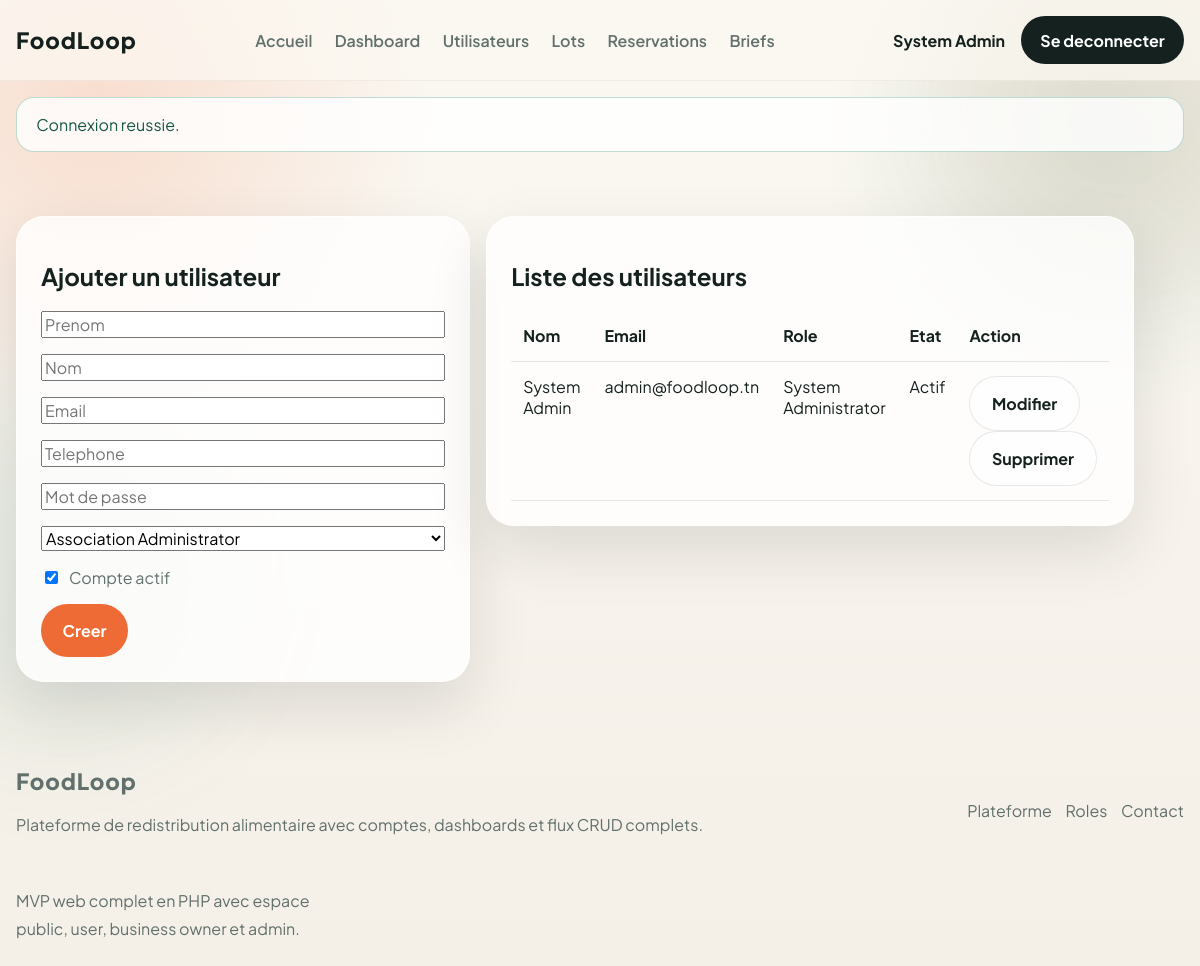
The page /index.php?route=admin/users (signed in) on the database its author committed.
### tables this page shows
CREATE TABLE users (
    id BIGINT UNSIGNED AUTO_INCREMENT PRIMARY KEY,
    role_id INT UNSIGNED NOT NULL,
    first_name VARCHAR(100) NOT NULL,
    last_name VARCHAR(100) NOT NULL,
    email VARCHAR(190) NOT NULL UNIQUE,
    password_hash VARCHAR(255) NOT NULL,
    phone VARCHAR(30) NULL,
    profile_image VARCHAR(255) NULL,
    is_active TINYINT(1) NOT NULL DEFAULT 1,
    last_login_at DATETIME NULL,
    created_at TIMESTAMP DEFAULT CURRENT_TIMESTAMP,
    updated_at TIMESTAMP DEFAULT CURRENT_TIMESTAMP ON UPDATE CURRENT_TIMESTAMP,
    CONSTRAINT fk_users_role FOREIGN KEY (role_id) REFERENCES roles(id)
);

CREATE TABLE roles (
    id INT UNSIGNED AUTO_INCREMENT PRIMARY KEY,
    code VARCHAR(50) NOT NULL UNIQUE,
    name VARCHAR(100) NOT NULL,
    description TEXT NULL,
    created_at TIMESTAMP DEFAULT CURRENT_TIMESTAMP
);

### app/Core/View.php (called while the page is built, shortened)
<?php
final class View
{
    public static function render(string $view, array $data = []): string
    {
        $path = __DIR__ . '/../Views/' . $view . '.php';
        extract($data, EXTR_SKIP);
        require $path;
        return (string) ob_get_clean();
    }
}

### app/Core/Controller.php (called while the page is built, shortened)
<?php
abstract class Controller
{
    protected function render(string $view, array $data = []): string
    {
        return View::render($view, $data);
    }
}

### app/Controllers/AdminController.php (called while the page is built, shortened)
<?php
final class AdminController extends Controller
{
    public function users(): string
    {
        Auth::requireRole('system_admin');
        $editUser = null;
        $editId = (int) ($_GET['edit'] ?? 0);
        return $this->render('admin/users', [
            'title' => 'Gestion Utilisateurs | FoodLoop',
            'description' => 'CRUD des comptes utilisateurs FoodLoop.',
            'currentPage' => 'admin-users',
            'navigation' => HomeController::privateNavigation(),
            'flashMessages' => pull_flashes(),
            'user' => Auth::user(),
            'users' => (new UserModel())->all(),
            'roles' => (new UserModel())->roleOptions(),
            'editUser' => $editUser,
        ]);
    }
}

### config/helpers.php (called while the page is built, shortened)
<?php
if (!function_exists('app_config')) {
    function app_config(?string $key = null, mixed $default = null): mixed
    {
        static $config;
        if ($config === null) {
            $config = require __DIR__ . '/app.php';
        }
        $segments = explode('.', $key);
        $value = $config;
        foreach ($segments as $segment) {
            $value = $value[$segment];
        }
        return $value;
    }
}
if (!function_exists('asset')) {
    function asset(string $path): string
    {
        return ltrim($path, '/');
    }
}
if (!function_exists('route')) {
    function route(string $route, array $params = []): string
    {
        $query = array_merge(['route' => $route], $params);
        return 'index.php?' . http_build_query($query);
    }
}
if (!function_exists('pull_flashes')) {
    function pull_flashes(): array
    {
        $messages = $_SESSION['flash'] ?? [];
        return is_array($messages) ? $messages : [];
    }
}
if (!function_exists('e')) {
    function e(mixed $value): string
    {
        return htmlspecialchars((string) $value, ENT_QUOTES, 'UTF-8');
    }
}

### app/Core/Database.php (called while the page is built, shortened)
<?php
final class Database
{
    private static ?PDO $connection = null;
    public static function getConnection(): ?PDO
    {
        if (self::$connection instanceof PDO) {
            return self::$connection;
        }
        $host = (string) app_config('db.host', '127.0.0.1');
        $port = (string) app_config('db.port', '3306');
        $dbname = (string) app_config('db.name', 'foodloop');
        $username = (string) app_config('db.user', 'root');
        $password = (string) app_config('db.password', '');
        $charset = (string) app_config('db.charset', 'utf8mb4');
        try {
            self::$connection = new PDO(
                "mysql:host={$host};port={$port};dbname={$dbname};charset={$charset}",
                $username,
                $password,
                [
                    PDO::ATTR_ERRMODE => PDO::ERRMODE_EXCEPTION,
                    PDO::ATTR_DEFAULT_FETCH_MODE => PDO::FETCH_ASSOC,
                ]
            );
        } catch (PDOException) {
            return null;
        }
        return self::$connection;
    }
}

### app/Models/BaseModel.php (called while the page is built, shortened)
<?php
abstract class BaseModel
{
    protected ?PDO $db;
    public function __construct()
    {
        $this->db = Database::getConnection();
    }
    protected function requireDb(): PDO
    {
        return $this->db;
    }
}

### app/Models/UserModel.php (called while the page is built, shortened)
<?php
final class UserModel extends BaseModel
{
    public function findById(int $id): ?array
    {
        $stmt = $this->requireDb()->prepare(
            'SELECT users.*, roles.code AS role_code, roles.name AS role_name
             FROM users
             INNER JOIN roles ON roles.id = users.role_id
             WHERE users.id = :id
             LIMIT 1'
        );
        $stmt->execute(['id' => $id]);
        $user = $stmt->fetch(PDO::FETCH_ASSOC);
        return $user ?: null;
    }
    public function all(): array
    {
        $stmt = $this->requireDb()->query(
            'SELECT users.id, users.first_name, users.last_name, users.email, users.phone, users.is_active,
                    users.created_at, roles.code AS role_code, roles.name AS role_name
             FROM users
             INNER JOIN roles ON roles.id = users.role_id
             ORDER BY users.created_at DESC'
        );
        return $stmt->fetchAll(PDO::FETCH_ASSOC);
    }
    public function roleOptions(): array
    {
        $stmt = $this->requireDb()->query('SELECT code, name FROM roles ORDER BY name ASC');
        return $stmt->fetchAll(PDO::FETCH_ASSOC);
    }
}

### app/Core/Auth.php (called while the page is built, shortened)
<?php
final class Auth
{
    public static function user(): ?array
    {
        $user = (new UserModel())->findById((int) $_SESSION['user_id']);
        return $user;
    }
    public static function check(): bool
    {
        return self::user() !== null;
    }
    public static function hasRole(string ...$roles): bool
    {
        $user = self::user();
        return $user !== null && in_array($user['role_code'], $roles, true);
    }
    public static function requireLogin(): void
    {
        if (!self::check()) {
            flash('error', 'Connectez-vous pour acceder a cette page.');
            redirect('login');
        }
    }
    public static function requireRole(string ...$roles): void
    {
        self::requireLogin();
        if (!self::hasRole(...$roles)) {
            flash('error', 'Vous n avez pas acces a cette section.');
            redirect('dashboard');
        }
    }
}

### config/bootstrap.php (called while the page is built, shortened)
<?php
require_once __DIR__ . '/helpers.php';
spl_autoload_register(
    static function (string $class): void {
        $prefix = 'App\\';
        $relativeClass = substr($class, strlen($prefix));
        $file = __DIR__ . '/../app/' . str_replace('\\', '/', $relativeClass) . '.php';
    }
);

### config/app.php (called while the page is built, shortened)
<?php
return [
    'app_name' => 'FoodLoop',
    'db' => [
        'host' => '127.0.0.1',
        'port' => '3306',
        'name' => 'foodloop',
        'user' => 'root',
        'password' => '',
        'charset' => 'utf8mb4',
    ],
];

### app/Controllers/HomeController.php (called while the page is built, shortened)
<?php
final class HomeController extends Controller
{
    public static function privateNavigation(): array
    {
        $user = Auth::user();
        $base = [
            ['label' => 'Accueil', 'page' => 'home'],
            ['label' => 'Dashboard', 'page' => 'dashboard'],
        ];
        if ($user !== null && $user['role_code'] === 'system_admin') {
            return array_merge($base, [
                ['label' => 'Utilisateurs', 'page' => 'admin/users'],
                ['label' => 'Lots', 'page' => 'admin/items'],
                ['label' => 'Reservations', 'page' => 'admin/reservations'],
                ['label' => 'Briefs', 'page' => 'admin/contacts'],
            ]);
        }
        return array_merge($base, [
            ['label' => 'Catalogue', 'page' => 'catalog'],
            ['label' => 'Mes reservations', 'page' => 'reservations'],
        ]);
    }
}

### app/Views/admin/users.php (the view, shortened to what this page needs)
<?php require __DIR__ . '/../partials/app_header.php'; ?>
<main class="section">
    <div class="container dashboard-grid">
        <section class="panel-card">
            <h2><?php echo $editUser !== null ? 'Modifier un utilisateur' : 'Ajouter un utilisateur'; ?></h2>
            <form class="stack-form" method="post" action="<?php echo e(route('admin/users')); ?>">
                <input type="text" name="first_name" placeholder="Prenom" value="<?php echo e($editUser['first_name'] ?? ''); ?>" required>
                <input type="text" name="last_name" placeholder="Nom" value="<?php echo e($editUser['last_name'] ?? ''); ?>" required>
                <input type="email" name="email" placeholder="Email" value="<?php echo e($editUser['email'] ?? ''); ?>" required>
                <input type="text" name="phone" placeholder="Telephone" value="<?php echo e($editUser['phone'] ?? ''); ?>">
                <input type="password" name="password" placeholder="Mot de passe">
                <select name="role_code">
                    <?php foreach ($roles as $role): ?>
                        <option value="<?php echo e($role['code']); ?>" <?php echo (($editUser['role_code'] ?? '') === $role['code']) ? 'selected' : ''; ?>><?php echo e($role['name']); ?></option>
                    <?php endforeach; ?>
                </select>
                <label class="inline-check"><input type="checkbox" name="is_active" <?php echo !isset($editUser['is_active']) || (int) $editUser['is_active'] === 1 ? 'checked' : ''; ?>> Compte actif</label>
                <button class="btn btn-primary" type="submit"><?php echo $editUser !== null ? 'Mettre a jour' : 'Creer'; ?></button>
            </form>
        </section>
        <section class="panel-card">
            <h2>Liste des utilisateurs</h2>
            <div class="table-wrap">
                <table class="data-table">
                    <thead><tr><th>Nom</th><th>Email</th><th>Role</th><th>Etat</th><th>Action</th></tr></thead>
                    <tbody>
                    <?php foreach ($users as $account): ?>
                        <tr>
                            <td><?php echo e($account['first_name'] . ' ' . $account['last_name']); ?></td>
                            <td><?php echo e($account['email']); ?></td>
                            <td><?php echo e($account['role_name']); ?></td>
                            <td><?php echo (int) $account['is_active'] === 1 ? 'Actif' : 'Inactif'; ?></td>
                            <td>
                                <a class="btn btn-secondary" href="<?php echo e(route('admin/users', ['edit' => (string) $account['id']])); ?>">Modifier</a>
                                <form method="post" action="<?php echo e(route('admin/users/delete')); ?>">
                                    <button class="btn btn-secondary" type="submit">Supprimer</button>
                                </form>
                            </td>
                        </tr>
                    <?php endforeach; ?>
                    </tbody>
                </table>
            </div>
        </section>
    </div>
</main>
<?php require __DIR__ . '/../partials/app_footer.php'; ?>

### app/Views/partials/app_header.php (shortened to what this page needs)
<!DOCTYPE html>
<html lang="fr">
<head>
    <link rel="stylesheet" href="<?php echo e(asset('assets/css/style.css')); ?>">
</head>
<body>
    <div class="page-orb orb-one"></div>
    <div class="page-orb orb-two"></div>
    <header class="site-header">
        <div class="container nav-shell">
            <a class="brand" href="<?php echo e(route('home')); ?>">FoodLoop</a>
            <nav class="nav-links">
                <?php foreach ($navigation as $item): ?>
                    <a href="<?php echo e(route($item['page'])); ?>" class="<?php echo $currentPage === $item['page'] ? 'is-active' : ''; ?>">
                        <?php echo e($item['label']); ?>
                    </a>
                <?php endforeach; ?>
            </nav>
            <div class="nav-meta">
                <?php if ($user !== null): ?>
                    <span class="nav-user"><?php echo e($user['first_name'] . ' ' . $user['last_name']); ?></span>
                    <a class="nav-cta" href="<?php echo e(route('logout')); ?>">Se deconnecter</a>
                <?php else: ?>
                    <a class="nav-cta" href="<?php echo e(route('register')); ?>">Commencer</a>
                <?php endif; ?>
            </div>
        </div>
    </header>
    <div class="container flash-stack">
        <?php foreach ($flashMessages as $type => $messages): ?>
            <?php foreach ($messages as $message): ?>
                <div class="flash flash-<?php echo e($type); ?>"><?php echo e($message); ?></div>
            <?php endforeach; ?>
        <?php endforeach; ?>
    </div>

### rows shown on the page
users: first_name+last_name "System Admin", email "admin@foodloop.tn", role.name "System Administrator", is_active "Actif"

### other values the page prints
$item['label'] "Accueil"
$item['label'] "Dashboard"
$item['label'] "Utilisateurs"
$item['label'] "Lots"
$item['label'] "Reservations"
$item['label'] "Briefs"
$message "Connexion reussie."
form field role_code "Association Administrator"
